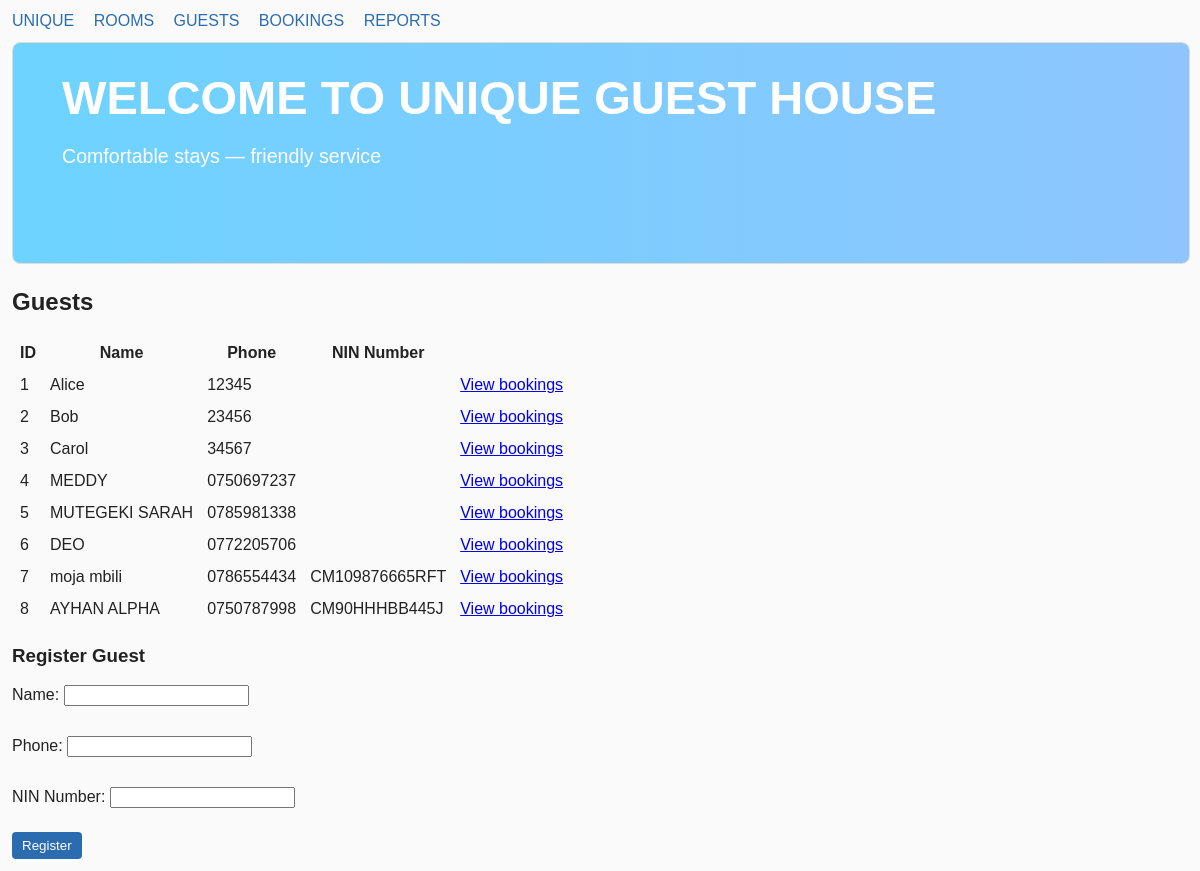
Screenshot of /guests with the database file from the repository.
### tables this page shows
CREATE TABLE "guests" (id INTEGER PRIMARY KEY, name TEXT, phone TEXT, nin_number TEXT);

### web_app.py (the view, shortened to what this page needs)
@app.route('/guests', methods=['GET', 'POST'])
def guests():
    conn = get_conn()
    cur = conn.cursor()
    cur.execute('SELECT id, name, phone, nin_number FROM guests ORDER BY id')
    guests = cur.fetchall()
    conn.close()
    return render_template('guests.html', guests=guests)

### web_app.py (called while the page is built)
def get_conn():
    return sqlite3.connect(DB_PATH)

### templates/guests.html
{% extends 'base.html' %}
{% block content %}
  <h2>Guests</h2>
  <table border="0" cellpadding="6">
    <tr><th>ID</th><th>Name</th><th>Phone</th><th>NIN Number</th><th></th></tr>
    {% for g in guests %}
      <tr>
        <td>{{g[0]}}</td>
        <td>{{g[1]}}</td>
        <td>{{g[2]}}</td>
        <td>{{ g[3] or '' }}</td>
        <td><a href="{{ url_for('bookings', guest_id=g[0]) }}">View bookings</a></td>
      </tr>
    {% endfor %}
  </table>
  <h3>Register Guest</h3>
  <form method="post">
    <label>Name: <input name="name" required></label><br>
    <label>Phone: <input name="phone" required></label><br>
    <label>NIN Number: <input name="nin_number"></label><br>
    <button type="submit">Register</button>
  </form>
{% endblock %}

### templates/base.html (shortened to what this page needs)
<!doctype html>
<html>
  <head>
    <link rel="stylesheet" href="/static/css/styles.css">
  </head>
  <body>
    <nav>
      <a href="/">UNIQUE</a>
      <a href="/rooms">ROOMS</a>
      <a href="/guests">GUESTS</a>
      <a href="/bookings">BOOKINGS</a>
      <a href="/reports">REPORTS</a>
    </nav>
    <div class="hero">
      <img src="/static/images/hero.svg" alt="Guest house" />
    </div>
    {% block content %}{% endblock %}
  </body>
</html>

### static/css/styles.css (style rules this page uses)
body { font-family:Arial,Helvetica,sans-serif;margin:12px;background:#fafafa;color:#222 }
nav { margin-bottom:12px }
nav a { margin-right:15px;color:#2b6cb0;text-decoration:none }
.hero { margin:12px 0 }
.hero img { width:100%;max-height:220px;object-fit:cover;border-radius:8px;border:1px solid #ddd }
form label { display:block;margin:6px 0 }
button { background:#2b6cb0;color:white;border:none;padding:6px 10px;border-radius:4px }

### rows the page displays
guests: id "1", name "Alice", phone "12345"
guests: id "2", name "Bob", phone "23456"
guests: id "3", name "Carol", phone "34567"
guests: id "4", name "MEDDY", phone "0750697237"
guests: id "5", name "MUTEGEKI SARAH", phone "0785981338"
guests: id "6", name "DEO", phone "0772205706"
guests: id "7", name "moja mbili", phone "0786554434", nin_number "CM109876665RFT"
guests: id "8", name "AYHAN ALPHA", phone "0750787998", nin_number "CM90HHHBB445J"
